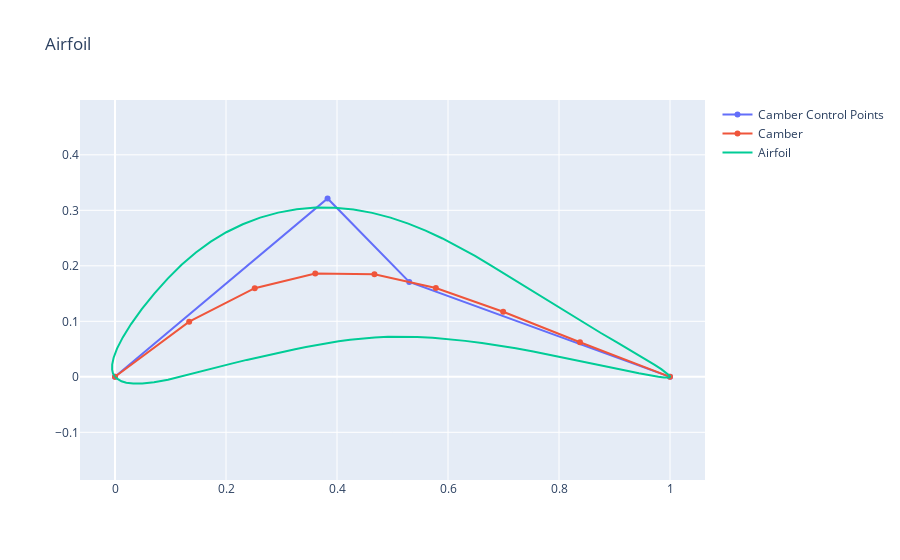
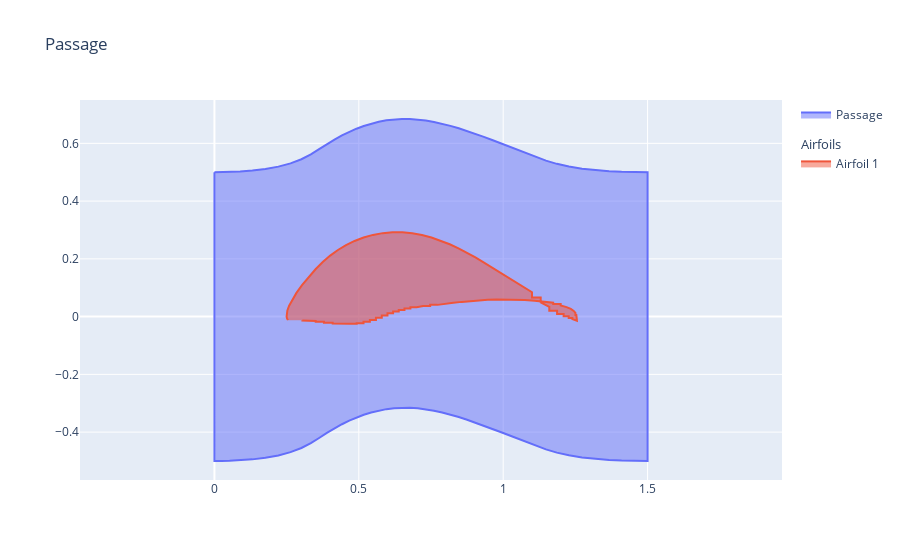

Notebook cell for these charts, in order:
### Markdown cell above
# Turbo Row Example

### Code cell
import numpy as np
from parafoil import CamberThicknessAirfoil, TurboRowPassage

airfoil = CamberThicknessAirfoil(
    inlet_angle=np.radians(40.0),
    outlet_angle=np.radians(-20.0),
    stagger_angle=np.radians(0.0),
    upper_thick_prop=[0.035, 0.14, 0.14, 0.035, 0.007],
    lower_thick_prop=[0.035, 0.14, 0.14, 0.035, 0.007],
    leading_prop=0.5,
    trailing_prop=0.5,
    chord_length=1
)

passage = TurboRowPassage(
    airfoil=airfoil,
    spacing_to_chord=1.0,
    leading_edge_gap_to_chord=0.25,
    trailing_edge_gap_to_chord=0.25,
)

airfoil.visualize(include_camber_ctrl_pnts=True)
passage.visualize()
